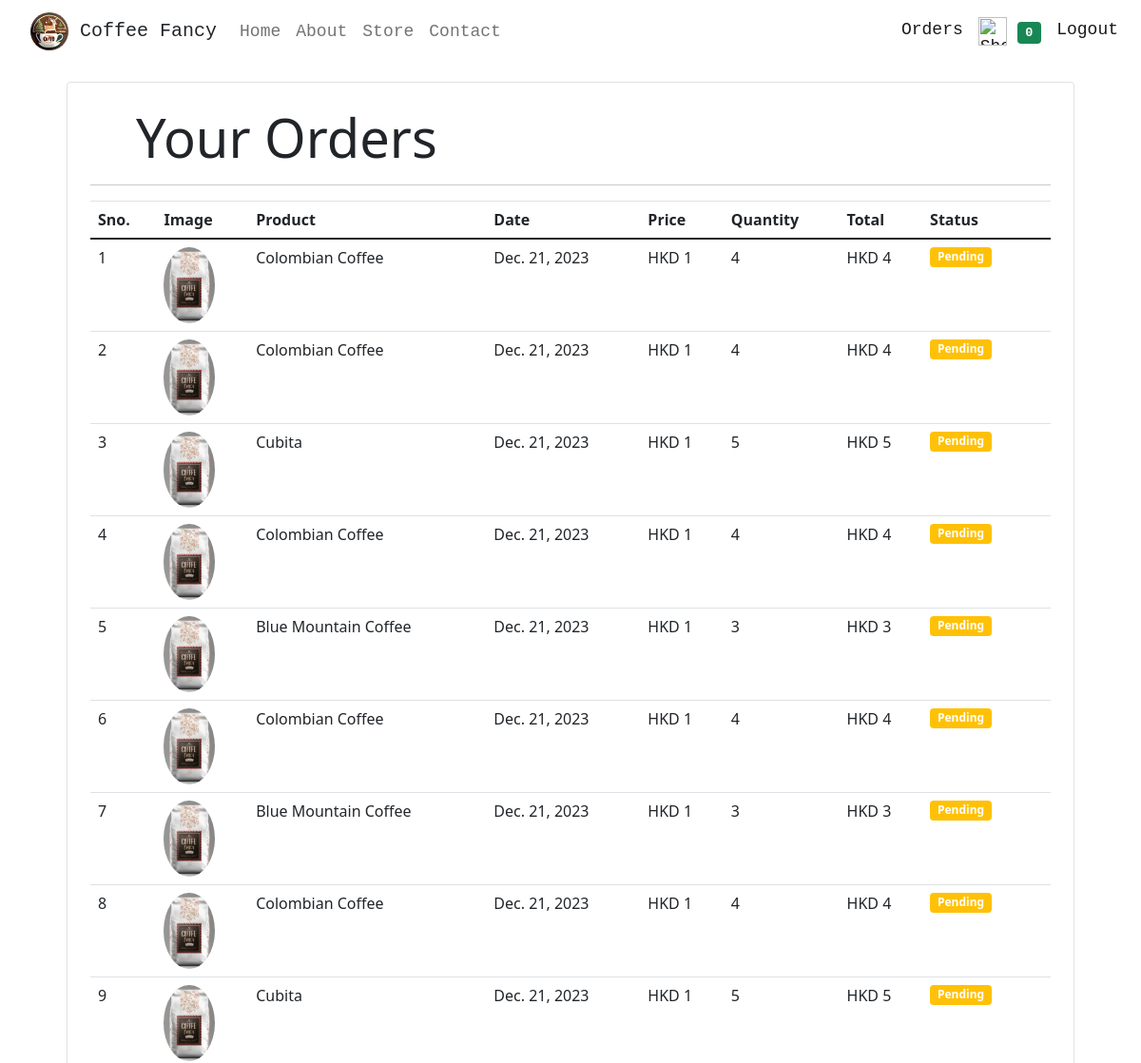
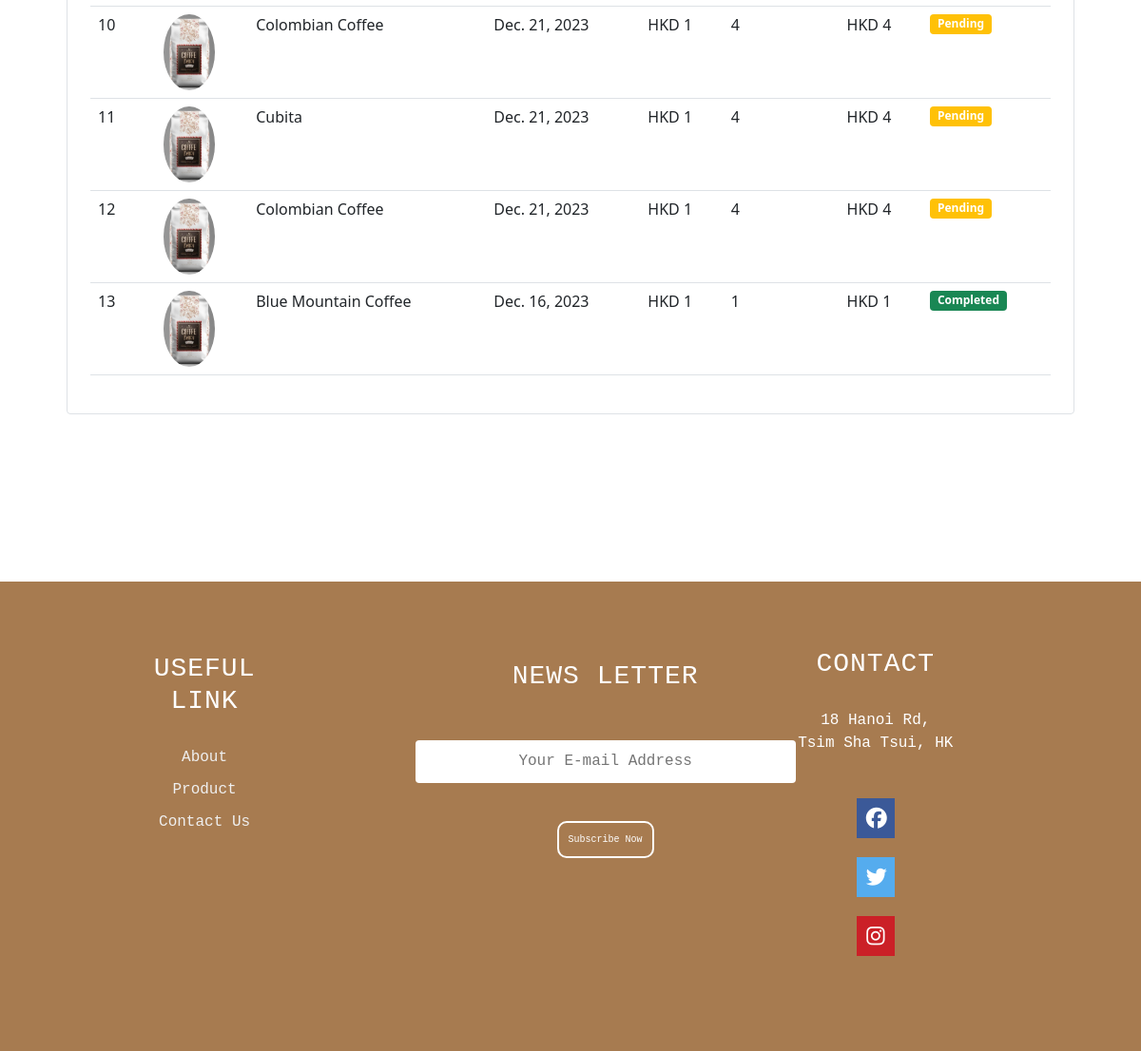
Screenshot of /orders (signed in) with the database file from the repository (2 pictures, top to bottom).
### store/models/orders.py (models this page shows, shortened)
class Order(models.Model):
    product = models.ForeignKey(Products,
                                on_delete=models.CASCADE)
    customer = models.ForeignKey(Customer,
                                 on_delete=models.CASCADE)
    quantity = models.IntegerField(default=1)
    price = models.IntegerField()
    address = models.CharField (max_length=50, default='', blank=True)
    phone = models.CharField (max_length=50, default='', blank=True)
    date = models.DateField (default=datetime.datetime.today)
    status = models.BooleanField (default=False)
    first_name = models.CharField(max_length=50)
    last_name = models.CharField (max_length=50)
    email=models.EmailField()
    @staticmethod
    def get_orders_by_customer(customer_id):
        return Order.objects.filter(customer=customer_id).order_by('-date')

### store/models/product.py (models this page shows, shortened)
class Products(models.Model):
    name = models.CharField(max_length=60)
    price= models.IntegerField(default=0)
    category= models.ForeignKey(Category,on_delete=models.CASCADE,default=1 )
    acidity = models.IntegerField(blank=True, null=True)
    description= models.TextField(default='', blank=True, null= True)
    image= models.ImageField(upload_to='uploads/products/')

### store/views/orders.py (the view, shortened to what this page needs)
# urls.py: path('orders', OrderView.as_view(), name='orders'),
class OrderView(View):
    def get(self,request):
        if request.session.get('customer'):
            customer = request.session.get('customer')
            order = Order.get_orders_by_customer(customer)
            context = {
                    'order' : order
            }
            return render(request , 'orders.html',context)
        else:
            return render(request,'askemail.html')

### store/templatetags/custom_filter.py (called while the page is built)
@register.filter(name='currency')
def currency(number):
    return "HKD "+str(number)

@register.filter(name='multiply')
def multiply(number , number1):
    return number * number1

### store/templates/orders.html (shortened to what this page needs)
{% extends 'base.html' %}
{% block content %}
{% load cart %}
{% load custom_filter %}
<div class="container">
   <div class="border rounded p-4 m-4">
        <p class="display-4 pl-4 ml-4">Your Orders</p>
        <hr>
        <table class="table">
            <thead>
                <tr>
                    <th>Sno.</th>
                    <th>Image</th>
                    <th>Product</th>
                    <th>Date</th>
                    <th>Price</th>
                    <th>Quantity</th>
                    <th>Total</th>
                    <th>Status</th>
                </tr>
            </thead>
            <tbody>
                {% if request.session.customer %}
                {% for order in order %}
                <tr>
                    <td>{{forloop.counter}}</td>
                    <td><img style="height: 80px;" class="rounded-circle" src="{{order.product.image.url}}" alt=""></td>
                    <td>{{order.product.name}}</td>
                    <td>{{order.date}}</td>
                    <td>{{order.price|currency}}</td>
                    <td>{{order.quantity}}</td>
                    <td>{{order.quantity|multiply:order.price|currency}}</td>
                    {% if order.status %}
                    <td><small class="badge bg-success ">Completed</small></td>
                    {% else %}
                    <td><small class="badge bg-warning">Pending</small></td>
                    {% endif %}
                </tr>
                {% endfor %}
                {% endif %}
            </tbody>
        </table>
   </div>
</div>
{% endblock %}

### store/templates/base.html (shortened to what this page needs)
{% load static %}
<html lang="en">
<head>
  <link rel="stylesheet" href="https://cdn.jsdelivr.net/npm/bootstrap@4.6.1/dist/css/bootstrap.min.css">
    <link rel="stylesheet" href="https://cdnjs.cloudflare.com/ajax/libs/bootstrap/5.0.2/css/bootstrap.min.css">
    <link rel="stylesheet" href="{% static 'css/finalProject.css' %}">
    <link rel="stylesheet" href="https://cdnjs.cloudflare.com/ajax/libs/font-awesome/4.7.0/css/font-awesome.min.css">
</head>
<body>
<nav class="navbar navbar-expand-sm navbar-light fixed-top">
    <a class="navbar-brand ms-3 text-dark " href="/">
    <link rel="stylesheet" href="https://use.fontawesome.com/releases/v5.7.0/css/all.css">
    <img src="{% static 'store/logo1.png.jpg' %}" class="rounded-circle" style="width:40px"> Coffee Fancy</a>
    <div class="collapse navbar-collapse" id="navbarSupportedContent">
      <ul class="navbar-nav mr-auto">
        <li class="nav-item">
          <a class="nav-link" href="/">Home</a>
      </li>
      <li class="nav-item">
          <a class="nav-link" href="/about">About</a>
      </li>
        <li class="nav-item">
          <a class="nav-link" href="/store">Store <span class="sr-only">(current)</span></a>
        </li>
        <li class="nav-item">
          <a class="nav-link" href="/contact">Contact</a>
      </li>
      </ul>
      <ul class=" navbar-nav my-2 my-lg-0">
        <li class="nav-item active ">
          <a class="nav-link" href="/orders">Orders<span class="sr-only">(current)</span></a>
        </li>
        <li class="nav-item active">
          <a class="nav-link" href="/cart"><img width="30px" src="https://cdn-icons-png.flaticon.com/512/263/263142.png"
            alt="Shopping Cart">
            <span class="badge bg-success">{{request.session.cart.keys|length}}</span>
            <span class="sr-only">(current)</span></a>
        </li>
        {% if request.session.customer %}
        <li class="nav-item active ">
          <a class="nav-link" href="/logout">Logout<span class="sr-only">(current)</span></a>
        </li>
        {% endif %}
      </ul>
    </div>
  </nav>
  {% block content %}{% endblock %}
  <div class="footer">
    <div class="col-1">
        <h3>USEFUL LINK</h3>
        <a href="/about">About</a>
        <a href="/store">Product</a>
        <a href="/contact">Contact Us</a>
        <br><br><br><br><br><br>
    </div>
    <div class="col-2">
        <h3>NEWS LETTER</h3>
        <form action="/subscribe" method="POST">
            <input type="email" placeholder="Your E-mail Address" name="email"><br>
            <button type="submit" href="">Subscribe Now</button>
            <br><br><br><br><br><br>
        </form>
    </div>
    <div class="col-3">
        <h3>CONTACT</h3>
        <p>18 Hanoi Rd,<br> Tsim Sha Tsui, HK</p>
        <div class="social-icons">
          <a href="https://www.facebook.com/?locale=zh_HK" class="fa fa-facebook"></a>
          <a href="https://twitter.com/?lang=en" class="fa fa-twitter"></a>
          <a href="https://www.instagram.com/" class="fa fa-instagram"></a>
        </div>
    </div>
</div>
</body>
</html>

### store/static/css/finalProject.css (style rules this page uses)
.navbar { background-color:#ffffff; text-align: center; font-size: 18px; font-family: monospace; color: black; }
.container { padding: 2px 16px; }
* { margin: 0; padding: 0; box-sizing: border-box; }
.footer { margin-top: 150px; width: 100%; padding: 50px 50px; background: #a77b50; color: #ffffff; font-family: monospace; display: flex; align-items: flex-start; }
.footer div { margin: auto; display: grid; text-align: center; padding: 20px; }
.col-2 { flex-grow: 2; text-align: center; }
.footer div h3 { font-weight: 300; margin-bottom: 30px; letter-spacing: 1px; }
.col-1 a { display: block; text-decoration: none; color: #efefef; margin-bottom: 10px; }
form input { width:400px; height:45px; border-radius: 4px; text-align: center; margin-top: 20px; margin-bottom: 40px; outline:none; border:none; }
form button { background: transparent; border: 2px solid #fff; color: #fff; border-radius: 10px; padding: 10px 10px; font-size: 10px; cursor: pointer; }
.social-icons { margin-top: 30px; }
body { margin-top: 5%; }

### store/templates/base.html (style rules this page uses)
.social-icons a { font-size: 22px; margin: 10px; cursor: pointer; }
.fa { padding: 10px; font-size: 20px; width: 40px; text-align: center; text-decoration: none; margin: 10px 10px; }
.fa-facebook { background-color: #3B5998; color: white; }
.fa-twitter { background: #55ACEE; color: white; }
.fa-instagram { background: #cb2027; color: white; }
.navbar { background-color:#ffffff; text-align: center; font-size: 18px; font-family: monospace; color: black; }

### rows the page displays
Order: product.image (picture), product.name "Colombian Coffee", date "Dec. 21, 2023", price "HKD 1", quantity "4", quantity|multiply "HKD 4", status "Pending"
Order: product.image (picture), product.name "Colombian Coffee", date "Dec. 21, 2023", price "HKD 1", quantity "4", quantity|multiply "HKD 4", status "Pending"
Order: product.image (picture), product.name "Cubita", date "Dec. 21, 2023", price "HKD 1", quantity "5", quantity|multiply "HKD 5", status "Pending"
Order: product.image (picture), product.name "Colombian Coffee", date "Dec. 21, 2023", price "HKD 1", quantity "4", quantity|multiply "HKD 4", status "Pending"
Order: product.image (picture), product.name "Blue Mountain Coffee", date "Dec. 21, 2023", price "HKD 1", quantity "3", quantity|multiply "HKD 3", status "Pending"
Order: product.image (picture), product.name "Colombian Coffee", date "Dec. 21, 2023", price "HKD 1", quantity "4", quantity|multiply "HKD 4", status "Pending"
Order: product.image (picture), product.name "Blue Mountain Coffee", date "Dec. 21, 2023", price "HKD 1", quantity "3", quantity|multiply "HKD 3", status "Pending"
Order: product.image (picture), product.name "Colombian Coffee", date "Dec. 21, 2023", price "HKD 1", quantity "4", quantity|multiply "HKD 4", status "Pending"
Order: product.image (picture), product.name "Cubita", date "Dec. 21, 2023", price "HKD 1", quantity "5", quantity|multiply "HKD 5", status "Pending"
Order: product.image (picture), product.name "Colombian Coffee", date "Dec. 21, 2023", price "HKD 1", quantity "4", quantity|multiply "HKD 4", status "Pending"
Order: product.image (picture), product.name "Cubita", date "Dec. 21, 2023", price "HKD 1", quantity "4", quantity|multiply "HKD 4", status "Pending"
Order: product.image (picture), product.name "Colombian Coffee", date "Dec. 21, 2023", price "HKD 1", quantity "4", quantity|multiply "HKD 4", status "Pending"
Order: product.image (picture), product.name "Blue Mountain Coffee", date "Dec. 16, 2023", price "HKD 1", quantity "1", quantity|multiply "HKD 1", status "Completed"

### other values shown
{{ request.session.cart.keys|length }} "0"
